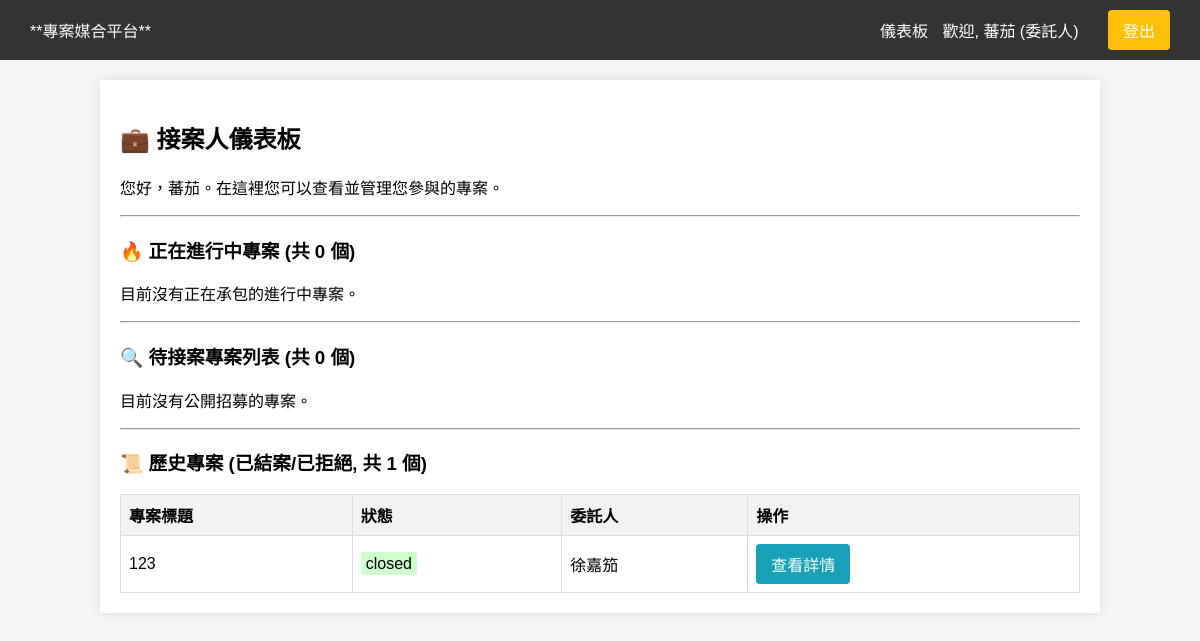
/contractor (signed in), run on the app's committed database.
### models.py (models this page shows, shortened)
class User(UserMixin, db.Model):
    id = db.Column(db.Integer, primary_key=True)
    username = db.Column(db.String(80), unique=True, nullable=False)
    role = db.Column(db.String(20), nullable=False)
    password_hash = db.Column(db.String(128))

class Project(db.Model):
    id = db.Column(db.Integer, primary_key=True)
    title = db.Column(db.String(100), nullable=False)
    description = db.Column(db.Text, nullable=False)
    status = db.Column(db.String(20), default='open', nullable=False)
    created_at = db.Column(db.DateTime, default=datetime.utcnow)
    closed_at = db.Column(db.DateTime, nullable=True)
    delivery_file_path = db.Column(db.String(255), nullable=True)
    client_id = db.Column(db.Integer, db.ForeignKey('user.id'), nullable=False)
    contractor_id = db.Column(db.Integer, db.ForeignKey('user.id'), nullable=True)
    client = db.relationship(
        'User',
        foreign_keys=[client_id],
        backref=db.backref('projects_created', lazy=True)
    )
    contractor = db.relationship(
        'User',
        foreign_keys=[contractor_id],
        backref=db.backref('projects_contracted', lazy=True)
    )
    proposals = db.relationship(
        'Proposal',
        backref='project',
        lazy=True,
        cascade='all, delete-orphan'
    )
    reviews = db.relationship(
        'Review',
        backref='project',
        lazy=True,
        cascade='all, delete-orphan'
    )

### app.py (the view)
@app.route('/contractor')
@login_required
def contractor_dashboard():
    if current_user.role != ROLE_CONTRACTOR:
        flash('您沒有權限存取此頁面。', 'warning')
        return redirect(url_for('dashboard'))
    in_progress_projects = Project.query.filter(
        (Project.contractor_id == current_user.id) &
        (Project.status.in_(['pending', 'waiting_review']))
    ).order_by(Project.created_at.desc()).all()
    open_projects = Project.query.filter(Project.status == 'open').order_by(Project.created_at.desc()).all()
    historical_projects = Project.query.filter(
        (Project.contractor_id == current_user.id) &
        (Project.status.in_(['closed', 'rejected']))
    ).order_by(Project.created_at.desc()).all()
    return render_template(
        'contractor_dashboard.html',
        in_progress_projects=in_progress_projects,
        open_projects=open_projects,
        historical_projects=historical_projects
    )

### app.py (called while the page is built)
@login_manager.user_loader
def load_user(user_id):
    return User.query.get(int(user_id))

def ternary_filter(value, true_value, false_value, default=None):
    if value is None and default is not None:
        return default
    return true_value if value else false_value

### templates/contractor_dashboard.html
{% extends "base.html" %}
{% block content %}
    <h2>💼 接案人儀表板</h2>
    <p>您好，{{ current_user.username }}。在這裡您可以查看並管理您參與的專案。</p>
    <hr>
    <h3>🔥 正在進行中專案 (共 {{ in_progress_projects | length }} 個)</h3>
    {% if in_progress_projects %}
        <table>
            <tr>
                <th>專案標題</th>
                <th>狀態</th>
                <th>委託人</th>
                <th>操作</th>
            </tr>
            {% for project in in_progress_projects %}
            <tr>
                <td><a href="{{ url_for('project_detail', project_id=project.id) }}">{{ project.title }}</a></td>
                <td><span class="status-{{ project.status }}">{{ project.status }}</span></td>
                <td>{{ project.client.username }}</td>
                <td><a href="{{ url_for('project_detail', project_id=project.id) }}" class="btn btn-info">查看/提交結案</a></td>
            </tr>
            {% endfor %}
        </table>
    {% else %}
        <p>目前沒有正在承包的進行中專案。</p>
    {% endif %}
    <hr>
    <h3>🔍 待接案專案列表 (共 {{ open_projects | length }} 個)</h3>
    {% if open_projects %}
        <table>
            <tr>
                <th>專案標題</th>
                <th>發布時間</th>
                <th>委託人</th>
                <th>操作</th>
            </tr>
            {% for project in open_projects %}
            <tr>
                <td>{{ project.title }}</td>
                <td>{{ project.created_at.strftime('%Y-%m-%d %H:%M') }}</td>
                <td>{{ project.client.username }}</td>
                <td><a href="{{ url_for('project_detail', project_id=project.id) }}" class="btn btn-info">查看詳情/報價</a></td>
            </tr>
            {% endfor %}
        </table>
    {% else %}
        <p>目前沒有公開招募的專案。</p>
    {% endif %}
    <hr>
    <h3>📜 歷史專案 (已結案/已拒絕, 共 {{ historical_projects | length }} 個)</h3>
    {% if historical_projects %}
        <table>
            <tr>
                <th>專案標題</th>
                <th>狀態</th>
                <th>委託人</th>
                <th>操作</th>
            </tr>
            {% for project in historical_projects %}
            <tr>
                <td>{{ project.title }}</td>
                <td><span class="status-{{ project.status }}">{{ project.status }}</span></td>
                <td>{{ project.client.username }}</td>
                <td><a href="{{ url_for('project_detail', project_id=project.id) }}" class="btn btn-info">查看詳情</a></td>
            </tr>
            {% endfor %}
        </table>
    {% else %}
        <p>目前沒有已結案或被拒絕的歷史專案。</p>
    {% endif %}
{% endblock %}

### templates/base.html (shortened to what this page needs)
<!DOCTYPE html>
<html lang="zh-TW">
<head>
</head>
<body>
    <div class="navbar">
        <a href="{{ url_for('dashboard') }}">**專案媒合平台**</a>
        <div>
            {% if current_user.is_authenticated %}
                <a href="{{ url_for('dashboard') }}">儀表板</a>
                <span style="margin-right: 15px;">歡迎, {{ current_user.username }} ({{ current_user.role | ternary('委託人', '接案人', default='') }})</span>
                <a href="{{ url_for('logout') }}" class="btn btn-warning">登出</a>
            {% else %}
                <a href="{{ url_for('register') }}">註冊</a>
                <a href="{{ url_for('login') }}">登入</a>
            {% endif %}
        </div>
    </div>
    <div class="container">
        {% block content %}{% endblock %}
    </div>
</body>
</html>

### templates/base.html (style rules this page uses)
body { font-family: Arial, sans-serif; margin: 0; padding: 0; background-color: #f4f4f4; }
.navbar { background-color: #333; color: white; padding: 10px 20px; display: flex; justify-content: space-between; align-items: center; }
.navbar a { color: white; text-decoration: none; margin: 0 10px; }
.container { width: 80%; margin: 20px auto; background-color: white; padding: 20px; box-shadow: 0 0 10px rgba(0, 0, 0, 0.1); }
.status-closed { background-color: #cfc; padding: 3px 5px; border-radius: 3px; }
table { width: 100%; border-collapse: collapse; margin-top: 15px; }
th, td { border: 1px solid #ddd; padding: 8px; text-align: left; }
th { background-color: #f2f2f2; }
.btn { padding: 8px 15px; text-decoration: none; border-radius: 4px; cursor: pointer; display: inline-block; margin-right: 5px; }
.btn-info { background-color: #17a2b8; color: white; border: none; }
.btn-warning { background-color: #ffc107; color: #333; border: none; }

### data on the page
User: username "蕃茄", role|ternary "委託人"
Project: title "123", status "closed", client.username "徐嘉笳"

### other printed values
{{ in_progress_projects | length }} "0"
{{ open_projects | length }} "0"
{{ historical_projects | length }} "1"
